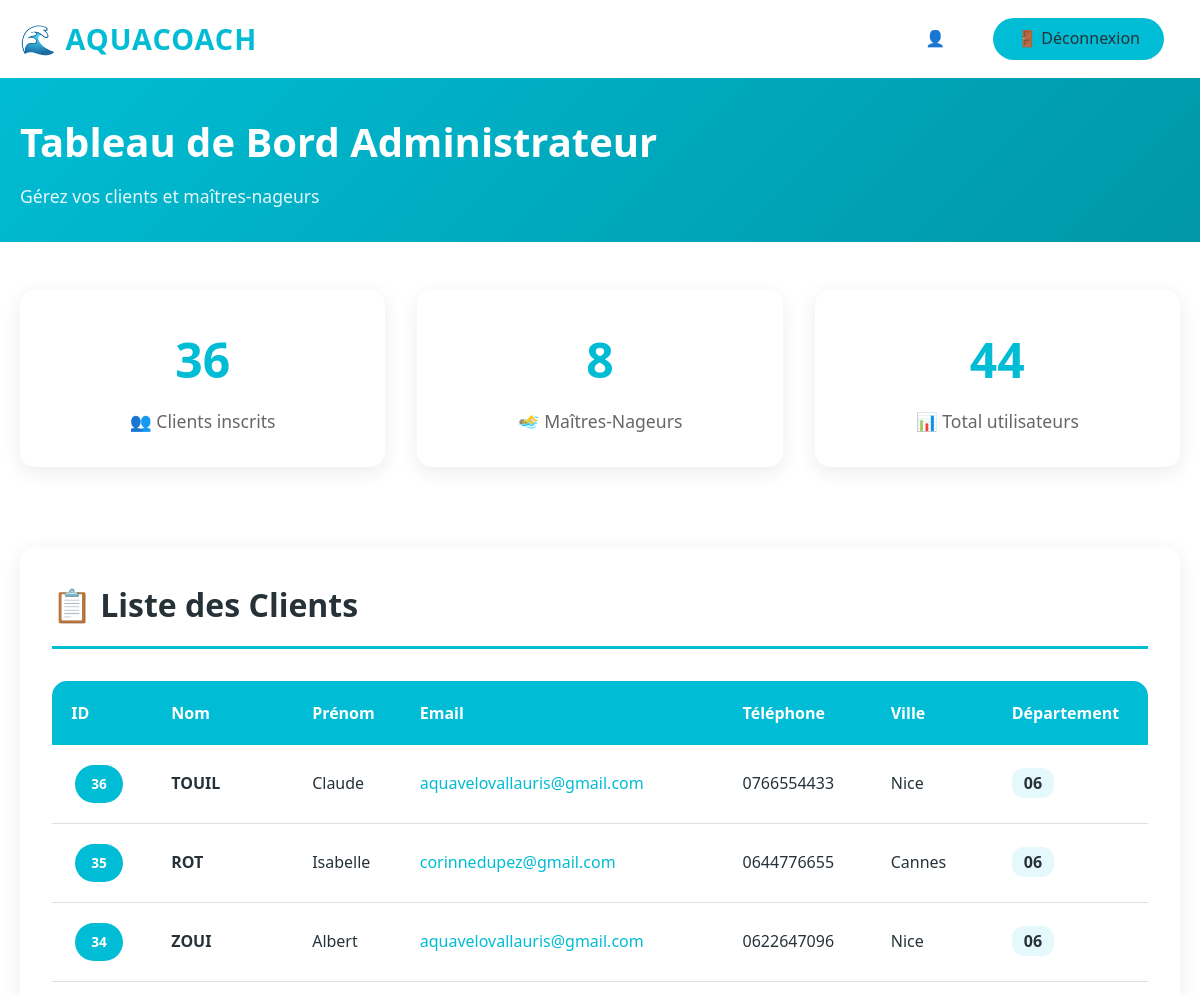
Before: /admin (signed in, upper part) with the older database file.
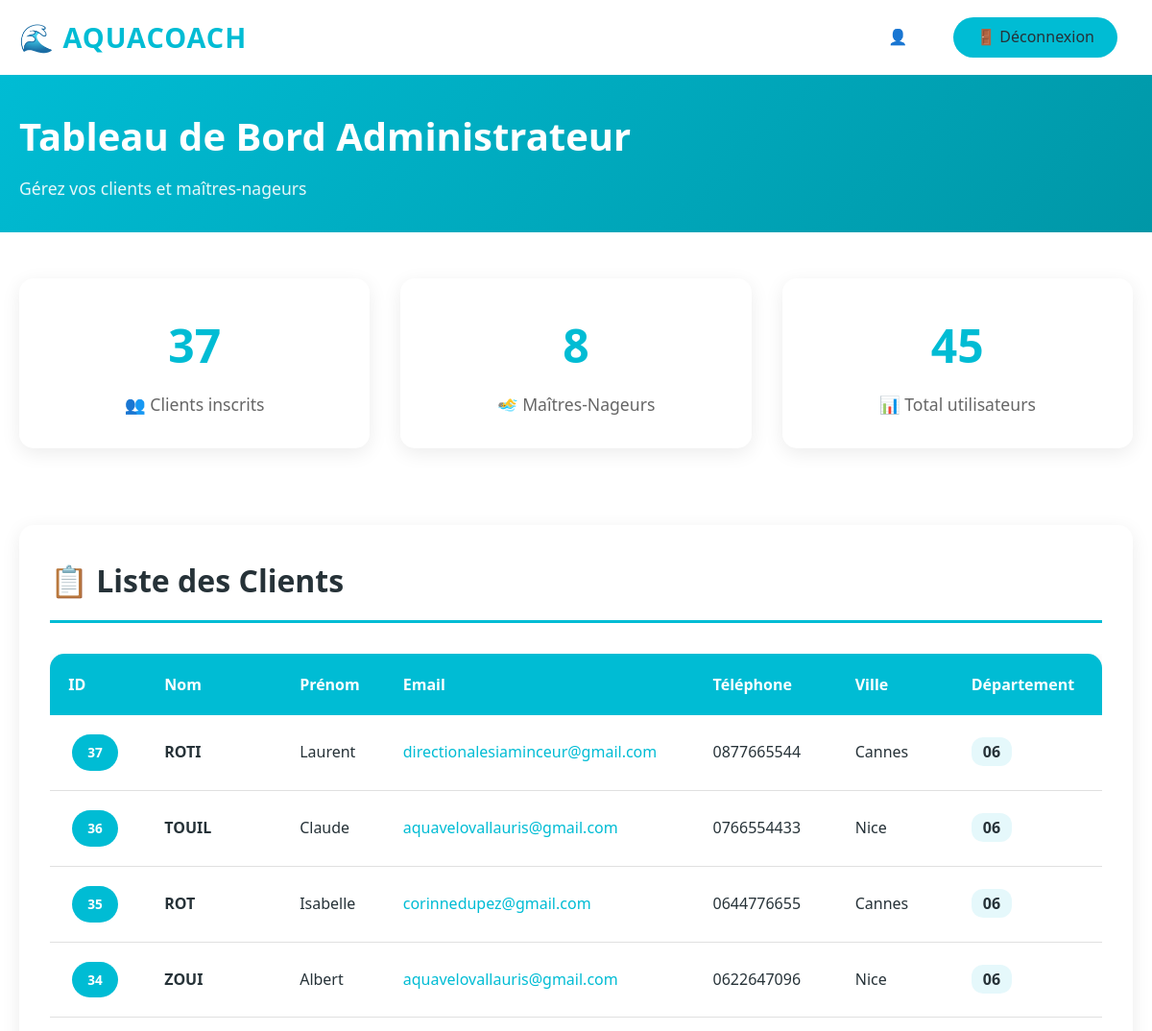
After: the same page with the newer database file.
### tables this page shows
CREATE TABLE client (
            id INTEGER PRIMARY KEY AUTOINCREMENT,
            nom TEXT NOT NULL,
            prenom TEXT NOT NULL,
            email TEXT NOT NULL,
            tel TEXT,
            ville TEXT,
            dept TEXT,
            date_inscription TIMESTAMP DEFAULT CURRENT_TIMESTAMP
        );

### app.py (the view)
@app.route('/admin')
@login_required
def admin_index():
    db = get_db()
    clients = db.execute('SELECT * FROM client ORDER BY date_inscription DESC').fetchall()
    nageurs = db.execute('SELECT * FROM nageur ORDER BY date_inscription DESC').fetchall()
    selections = db.execute('''
        SELECT s.*, c.nom as client_nom, c.prenom as client_prenom,
               n.nom as nageur_nom, n.prenom as nageur_prenom
        FROM selection s
        JOIN client c ON s.client_id = c.id
        JOIN nageur n ON s.nageur_id = n.id
        ORDER BY s.date_selection DESC
    ''').fetchall()
    db.close()
    return render_template('admin.html', clients=clients, nageurs=nageurs, selections=selections)

### app.py (called while the page is built)
def login_required(f):
    @wraps(f)
    def decorated_function(*args, **kwargs):
        if 'admin_logged_in' not in session:
            flash('Veuillez vous connecter pour accéder à cette page.', 'warning')
            return redirect(url_for('admin_login'))
        return f(*args, **kwargs)
    return decorated_function

def get_db():
    db = sqlite3.connect(DATABASE)
    db.row_factory = sqlite3.Row
    return db

### templates/admin.html (shortened to what this page needs)
<!DOCTYPE html>
<html lang="fr">
<head>
    <link rel="stylesheet" href="{{ url_for('static', filename='css/style.css') }}">
</head>
<body>
    <nav class="navbar">
        <div class="container" style="max-width: 1400px; margin: 0 auto; padding: 0 20px; display: flex; justify-content: space-between; align-items: center;">
            <a href="{{ url_for('index') }}" class="navbar-brand" style="text-decoration: none;">🌊 AQUACOACH</a>
            <div class="navbar-nav" style="display: flex; gap: 2rem; align-items: center;">
                <span style="color: var(--primary-color); font-weight: 600;">👤 {{ session.admin_username }}</span>
                <a href="{{ url_for('admin_logout') }}" class="nav-link" style="background: var(--primary-color); color: white; padding: 0.5rem 1.5rem; border-radius: 25px; text-decoration: none;">🚪 Déconnexion</a>
            </div>
        </div>
    </nav>
    <div class="admin-header">
        <div class="container" style="max-width: 1400px; margin: 0 auto; padding: 0 20px;">
            <h1 class="admin-title">Tableau de Bord Administrateur</h1>
            <p style="opacity: 0.9; font-size: 1.1rem;">Gérez vos clients et maîtres-nageurs</p>
        </div>
    </div>
    <div class="container" style="max-width: 1400px; margin: 0 auto; padding: 0 20px;">
        <div style="display: grid; grid-template-columns: repeat(auto-fit, minmax(250px, 1fr)); gap: 2rem; margin-bottom: 3rem;">
            <div class="stats-card">
                <div class="stats-number">{{ clients|length }}</div>
                <div class="stats-label">👥 Clients inscrits</div>
            </div>
            <div class="stats-card">
                <div class="stats-number">{{ nageurs|length }}</div>
                <div class="stats-label">🏊‍♂️ Maîtres-Nageurs</div>
            </div>
            <div class="stats-card">
                <div class="stats-number">{{ (clients|length) + (nageurs|length) }}</div>
                <div class="stats-label">📊 Total utilisateurs</div>
            </div>
        </div>
        <div style="background: white; border-radius: 15px; padding: 2rem; margin-bottom: 3rem; box-shadow: 0 5px 20px rgba(0,0,0,0.08);">
            <h2 style="color: var(--text-dark); font-size: 2rem; margin-bottom: 2rem; padding-bottom: 1rem; border-bottom: 3px solid var(--primary-color);">
                📋 Liste des Clients
            </h2>
            {% if clients %}
                <div style="overflow-x: auto;">
                    <table class="table-custom" style="width: 100%; border-collapse: collapse;">
                        <thead>
                            <tr>
                                <th>ID</th>
                                <th>Nom</th>
                                <th>Prénom</th>
                                <th>Email</th>
                                <th>Téléphone</th>
                                <th>Ville</th>
                                <th>Département</th>
                            </tr>
                        </thead>
                        <tbody>
                            {% for client in clients %}
                            <tr>
                                <td><span class="badge-custom" style="font-size: 0.85rem;">{{ client.id }}</span></td>
                                <td><strong>{{ client.nom }}</strong></td>
                                <td>{{ client.prenom }}</td>
                                <td><a href="mailto:{{ client.email }}" style="color: var(--primary-color); text-decoration: none;">{{ client.email }}</a></td>
                                <td>{{ client.tel or '—' }}</td>
                                <td>{{ client.ville or '—' }}</td>
                                <td><span style="background: rgba(0,188,212,0.1); padding: 0.25rem 0.75rem; border-radius: 12px; font-weight: 600;">{{ client.dept }}</span></td>
                            </tr>
                            {% endfor %}
                        </tbody>
                    </table>
                </div>
            {% else %}
                <div style="text-align: center; padding: 3rem; color: #999;">
                    <p style="font-size: 3rem; margin-bottom: 1rem;">😔</p>
                    <p style="font-size: 1.2rem;">Aucun client inscrit pour le moment</p>
                </div>
            {% endif %}
        </div>
    </div>
</body>
</html>

### static/css/style.css (style rules this page uses)
:root { --primary-color: #00BCD4; --primary-dark: #0097A7; --secondary-color: #00ACC1; --accent-color: #26C6DA; --text-dark: #263238; --text-light: #fff; --bg-light: #F5F5F5; --border-color: #E0E0E0; }
* { margin: 0; padding: 0; box-sizing: border-box; }
body { font-family: 'Segoe UI', 'Roboto', 'Helvetica Neue', Arial, sans-serif; color: var(--text-dark); line-height: 1.6; background-color: #fff; }
.navbar { background-color: #fff !important; box-shadow: 0 2px 10px rgba(0,0,0,0.1); padding: 1rem 0; }
.navbar-brand { font-size: 1.8rem; font-weight: 700; color: var(--primary-color) !important; text-transform: uppercase; letter-spacing: 1px; }
.navbar-nav .nav-link { color: var(--text-dark) !important; font-weight: 500; margin: 0 1rem; transition: color 0.3s ease; }
.badge-custom { background-color: var(--primary-color); color: white; padding: 0.5rem 1rem; border-radius: 20px; font-size: 0.9rem; font-weight: 600; display: inline-block; margin: 0.25rem; }
.admin-header { background: linear-gradient(135deg, var(--primary-color) 0%, var(--primary-dark) 100%); color: white; padding: 2rem 0; margin-bottom: 3rem; }
.admin-title { font-size: 2.5rem; font-weight: 700; margin-bottom: 0.5rem; }
.stats-card { background: white; padding: 2rem; border-radius: 15px; box-shadow: 0 5px 20px rgba(0,0,0,0.08); text-align: center; margin-bottom: 2rem; }
.stats-number { font-size: 3rem; font-weight: 700; color: var(--primary-color); margin-bottom: 0.5rem; }
.stats-label { color: #666; font-size: 1.1rem; }
.table-custom { background: white; border-radius: 15px; overflow: hidden; box-shadow: 0 5px 20px rgba(0,0,0,0.08); }
.table-custom thead { background-color: var(--primary-color); color: white; }
.table-custom th { padding: 1.2rem; font-weight: 600; text-align: left; }
.table-custom td { padding: 1rem 1.2rem; border-bottom: 1px solid var(--border-color); }

Changed rows visible on the page:
added client: id "37", nom "ROTI", prenom "Laurent", email "directionalesiaminceur@gmail.com", tel "0877665544", ville "Cannes", dept "06"
Other visible differences:
{{ clients|length }}: "36" → "37"
{{ (clients|length) + (nageurs|length) }}: "44" → "45"
